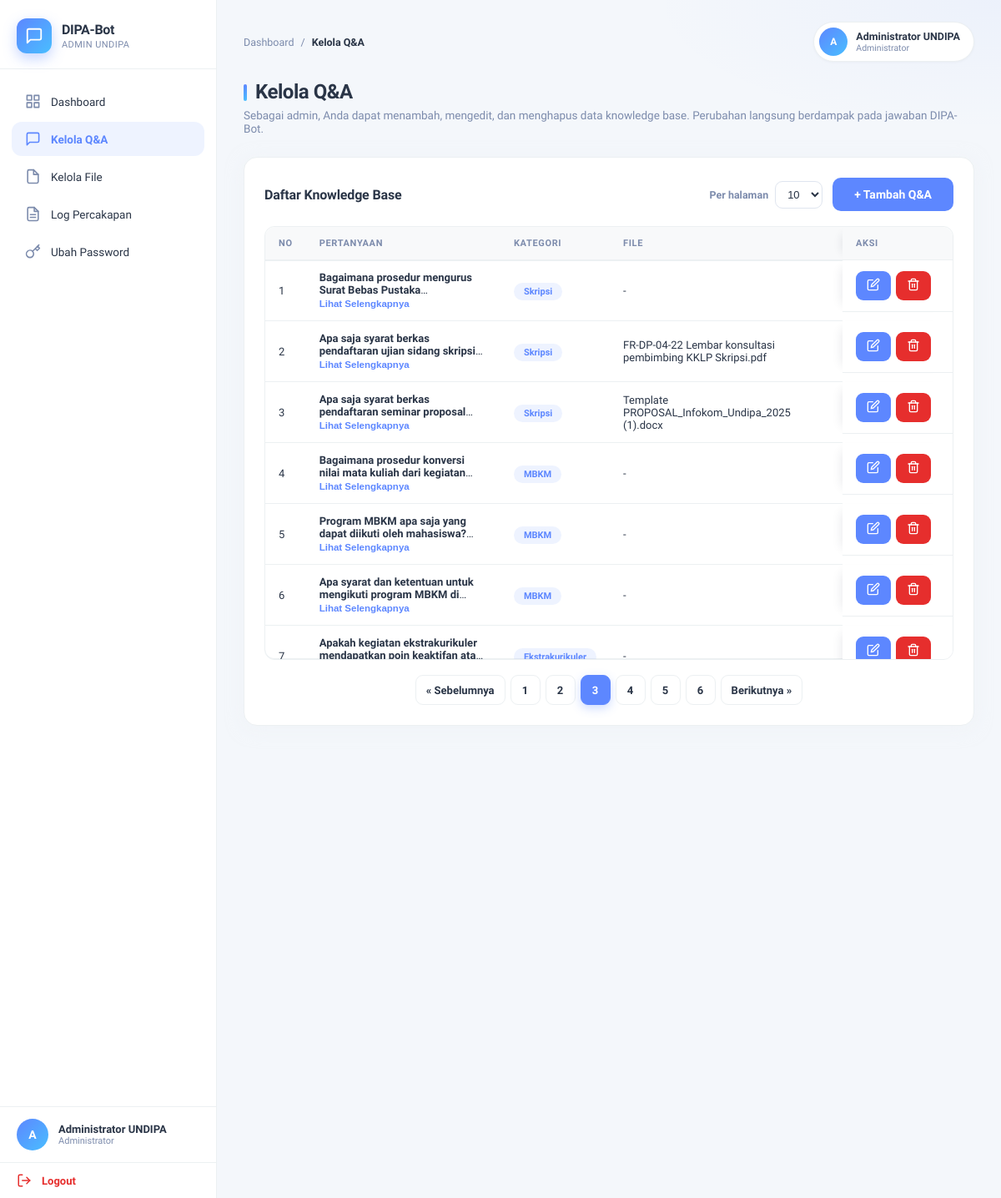
The app's page /admin/qa_manage.php?per=10&page=3 (signed in), older data.
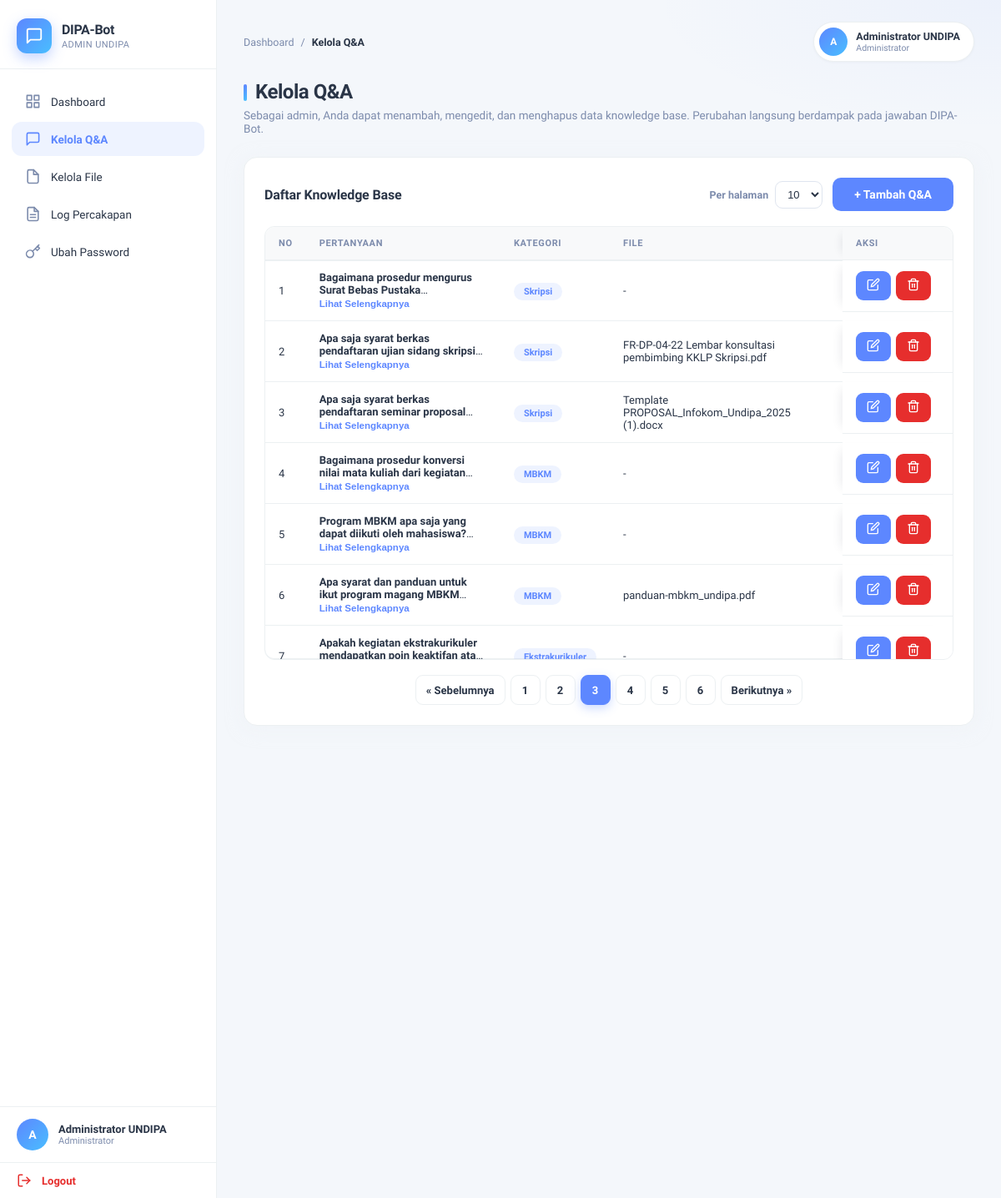
The same page, newer data.
### tables this page shows
CREATE TABLE tb_pengetahuan (
    id_pengetahuan INT PRIMARY KEY AUTO_INCREMENT,
    pertanyaan TEXT NOT NULL,
    jawaban TEXT NOT NULL,
    file_lampiran VARCHAR(255) DEFAULT NULL,
    kategori VARCHAR(50) DEFAULT 'Umum',
    created_at TIMESTAMP DEFAULT CURRENT_TIMESTAMP,
    updated_at TIMESTAMP DEFAULT CURRENT_TIMESTAMP ON UPDATE CURRENT_TIMESTAMP
);

### admin/qa_manage.php (the view, shortened to what this page needs)
<?php
$db = Database::getInstance()->getConnection();
$adminNama = isset($_SESSION['admin_nama']) ? htmlspecialchars($_SESSION['admin_nama'], ENT_QUOTES, 'UTF-8') : 'Admin';
$perPage = isset($_GET['per']) ? (int)$_GET['per'] : 10;
$perPage = in_array($perPage, [10, 25, 50], true) ? $perPage : 10;
$page = isset($_GET['page']) ? max(1, (int)$_GET['page']) : 1;
$totalPages = 1;
$dataQA = [];
try {
    $totalQA = (int)$db->query("SELECT COUNT(*) FROM tb_pengetahuan")->fetchColumn();
    $totalPages = max(1, (int)ceil($totalQA / $perPage));
    $page = min($page, $totalPages);
    $offset = ($page - 1) * $perPage;
    $stmt = $db->prepare("SELECT id_pengetahuan, pertanyaan, jawaban, kategori, file_lampiran, created_at
                          FROM tb_pengetahuan
                          ORDER BY id_pengetahuan DESC
                          LIMIT ? OFFSET ?");
    $stmt->bindValue(1, $perPage, PDO::PARAM_INT);
    $stmt->bindValue(2, $offset, PDO::PARAM_INT);
    $stmt->execute();
    $dataQA = $stmt->fetchAll(PDO::FETCH_ASSOC);
} catch (PDOException $e) {
    error_log('QA list error: ' . $e->getMessage());
    $pesan = 'Gagal memuat data Q&A.';
}
?>
<!DOCTYPE html>
<html lang="id">
<head>
    <link rel="stylesheet" href="../assets/css/admin.css?v=9">
</head>
<body>
<div class="admin-container">
    <aside class="sidebar">
        <div class="sidebar-brand">
            <div class="brand-logo">
                <svg xmlns="http://www.w3.org/2000/svg" width="22" height="22" viewBox="0 0 24 24" fill="none" stroke="currentColor" stroke-width="2" stroke-linecap="round" stroke-linejoin="round"><path d="M21 15a2 2 0 0 1-2 2H7l-4 4V5a2 2 0 0 1 2-2h14a2 2 0 0 1 2 2z"></path></svg>
            </div>
            <div class="brand-text">
                <h2 class="sidebar-title">DIPA-Bot</h2>
                <p class="sidebar-subtitle">Admin UNDIPA</p>
            </div>
        </div>
        <ul class="sidebar-menu">
            <li><a href="dashboard.php">Dashboard</a></li>
            <li><a href="qa_manage.php" class="active"><svg xmlns="http://www.w3.org/2000/svg" width="20" height="20" viewBox="0 0 24 24" fill="none" stroke="currentColor" stroke-width="2" stroke-linecap="round" stroke-linejoin="round"><path d="M21 15a2 2 0 0 1-2 2H7l-4 4V5a2 2 0 0 1 2-2h14a2 2 0 0 1 2 2z"></path></svg>Kelola Q&A</a></li>
            <li><a href="file_manage.php"><svg xmlns="http://www.w3.org/2000/svg" width="20" height="20" viewBox="0 0 24 24" fill="none" stroke="currentColor" stroke-width="2" stroke-linecap="round" stroke-linejoin="round"><path d="M13 2H6a2 2 0 0 0-2 2v16a2 2 0 0 0 2 2h12a2 2 0 0 0 2-2V9z"></path><polyline points="13 2 13 9 20 9"></polyline></svg>Kelola File</a></li>
            <li><a href="logs.php">Log Percakapan</a></li>
            <li><a href="change_password.php">Ubah Password</a></li>
        </ul>
        <div class="sidebar-user">
            <div class="user-avatar"><?php echo strtoupper(substr($adminNama, 0, 1)); ?></div>
            <div class="user-meta">
                <span class="user-name"><?php echo $adminNama; ?></span>
                <span class="user-role">Administrator</span>
            </div>
        </div>
        <a href="logout.php" class="logout-btn">Logout</a>
    </aside>
    <main class="main-content">
        <div class="topbar">
            <nav class="breadcrumb">
                <a href="dashboard.php">Dashboard</a>
                <span>/</span>
                <span class="current">Kelola Q&A</span>
            </nav>
            <div class="user-chip">
                <div class="chip-avatar"><?php echo strtoupper(substr($adminNama, 0, 1)); ?></div>
                <div class="chip-meta">
                    <span class="chip-name"><?php echo $adminNama; ?></span>
                    <span class="chip-role">Administrator</span>
                </div>
            </div>
        </div>
        <div class="content-header">
            <h1 class="content-title">Kelola Q&A</h1>
            <p class="content-subtitle">Sebagai admin, Anda dapat menambah, mengedit, dan menghapus data knowledge base. Perubahan langsung berdampak pada jawaban DIPA-Bot.</p>
        </div>
        <div class="card">
                <div class="card-header">
                    <h2 class="card-title">Daftar Knowledge Base</h2>
                    <div style="display:flex; gap:12px; align-items:center; flex-wrap:wrap;">
                        <label class="page-size-wrap">Per halaman
                            <select class="page-size" onchange="location.href='qa_manage.php?per='+this.value">
                                <?php foreach ([10, 25, 50] as $n): ?>
                                    <option value="<?php echo $n; ?>" <?php echo $perPage === $n ? 'selected' : ''; ?>><?php echo $n; ?></option>
                                <?php endforeach; ?>
                            </select>
                        </label>
                        <button type="button" class="btn btn-primary btn-inline" onclick="openAddModal()">+ Tambah Q&A</button>
                    </div>
                </div>
                <div class="table-wrap">
                    <table class="data">
                        <thead>
                            <tr>
                                <th>No</th>
                                <th>Pertanyaan</th>
                                <th>Kategori</th>
                                <th>File</th>
                                <th class="sticky-col">Aksi</th>
                            </tr>
                        </thead>
                        <tbody>
                            <?php $no = 1; foreach ($dataQA as $row): ?>
                                <tr>
                                    <td><?php echo $no++; ?></td>
                                    <td>
                                        <div class="cell-main">
                                            <div class="cell-truncate">
                                                <strong><?php echo htmlspecialchars($row['pertanyaan'], ENT_QUOTES, 'UTF-8'); ?></strong>
                                                <br>
                                            </div>
                                            <button type="button" class="toggle-more">Lihat Selengkapnya</button>
                                        </div>
                                    </td>
                                    <td><span class="badge-kategori"><?php echo htmlspecialchars($row['kategori'], ENT_QUOTES, 'UTF-8'); ?></span></td>
                                    <td><?php echo !empty($row['file_lampiran']) ? htmlspecialchars($row['file_lampiran'], ENT_QUOTES, 'UTF-8') : '<span style="color:var(--gray-light)">-</span>'; ?></td>
                                    <td class="cell-actions sticky-col">
                                        <a href="qa_manage.php?edit=<?php echo (int)$row['id_pengetahuan']; ?>" class="btn btn-sm btn-blue" title="Edit"></a>
                                        <form method="POST" action="qa_manage.php" class="inline-form" onsubmit="return confirm('Yakin ingin menghapus data ini?');">
                                            <button type="submit" class="btn btn-sm btn-red" title="Hapus"></button>
                                        </form>
                                    </td>
                                </tr>
                            <?php endforeach; ?>
                    </tbody>
                </table>
                </div>
                <?php if ($totalPages > 1): ?>
                    <div class="pagination">
                        <?php if ($page > 1): ?>
                            <a class="page-link" href="qa_manage.php?per=<?php echo $perPage; ?>&page=<?php echo $page - 1; ?>">&laquo; Sebelumnya</a>
                        <?php endif; ?>
                        <?php
                        $start = max(1, $page - 2);
                        $end = min($totalPages, $page + 2);
                        for ($i = $start; $i <= $end; $i++) {
                            $cls = ($i === $page) ? 'page-link active' : 'page-link';
                            echo '<a class="' . $cls . '" href="qa_manage.php?per=' . $perPage . '&page=' . $i . '">' . $i . '</a>';
                        }
                        if ($end < $totalPages) {
                            echo '<a class="page-link" href="qa_manage.php?per=' . $perPage . '&page=' . $totalPages . '">' . $totalPages . '</a>';
                        }
                        ?>
                        <?php if ($page < $totalPages): ?>
                            <a class="page-link" href="qa_manage.php?per=<?php echo $perPage; ?>&page=<?php echo $page + 1; ?>">Berikutnya &raquo;</a>
                        <?php endif; ?>
                    </div>
                <?php endif; ?>
            </div>
    </main>
</div>
</body>
</html>

Row changes from the older to the newer data that the page shows:
changed tb_pengetahuan: pertanyaan "Apa syarat dan ketentuan untuk mengikuti program MBKM…" → "Apa syarat dan panduan untuk ikut program magang…"; file_lampiran (not shown) → "panduan-mbkm_undipa.pdf"; no longer shows "-"
